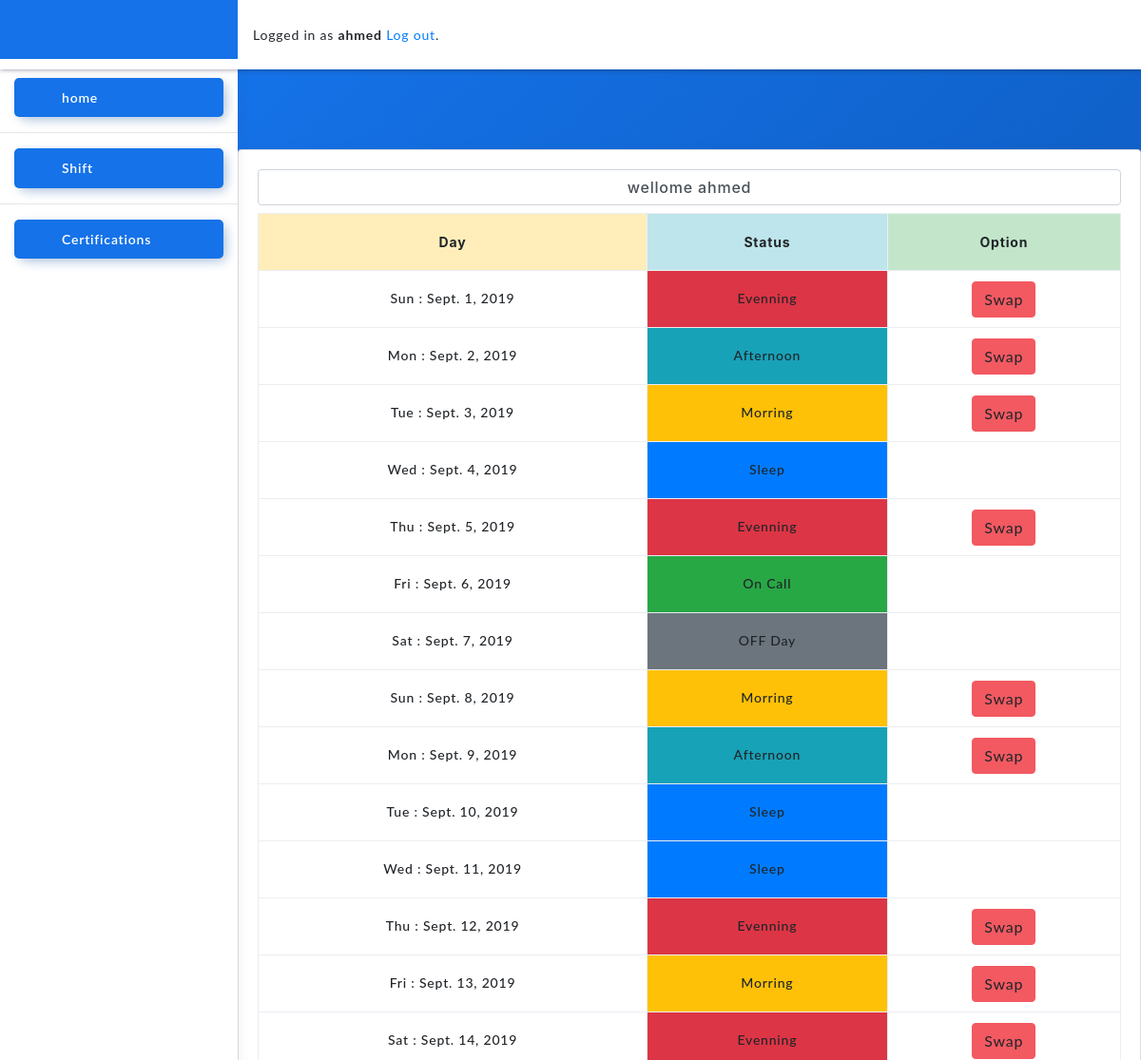
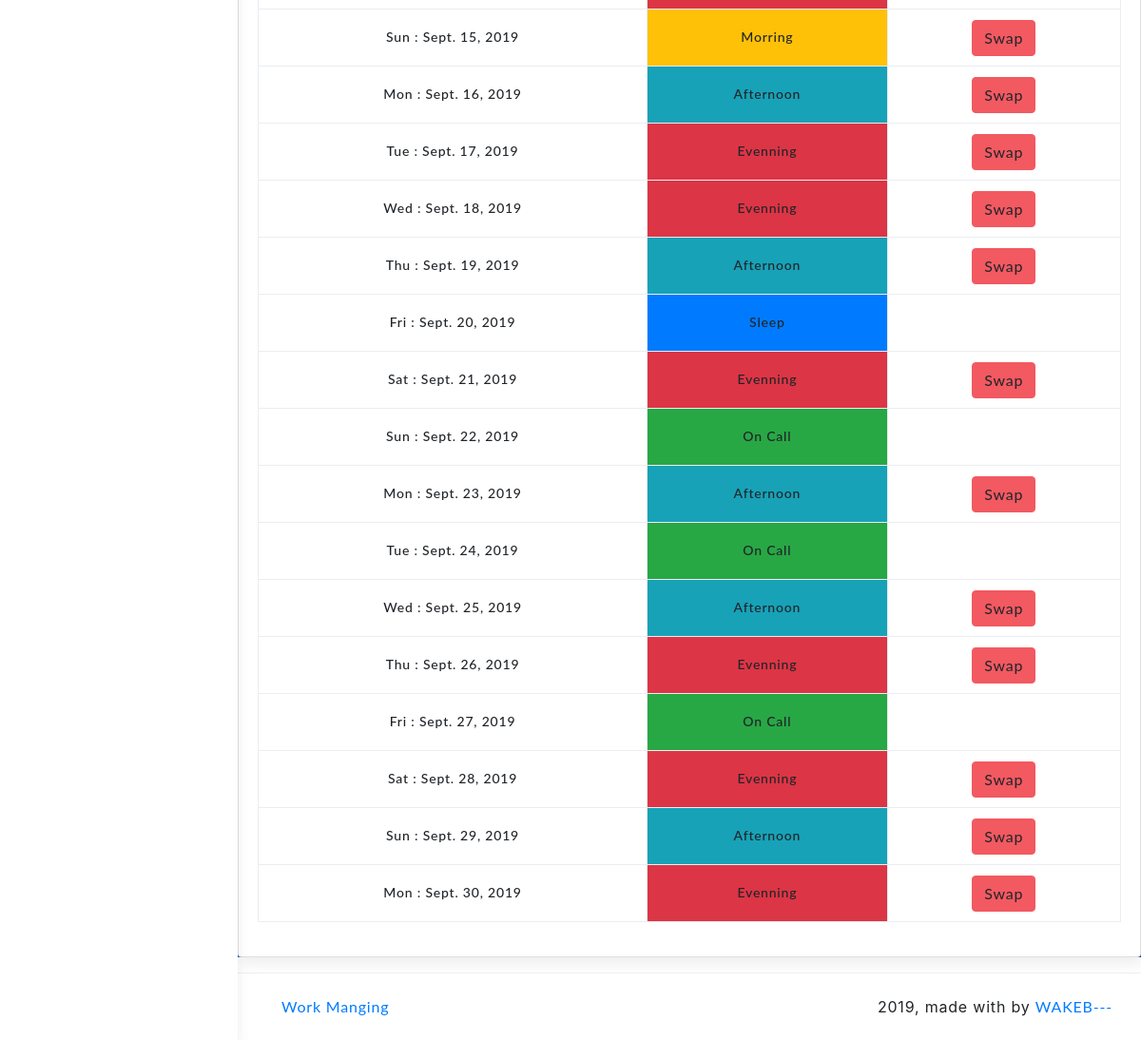
Page /employee/home (signed in) on the committed database (2 pictures, top to bottom).
### administration/models.py (models this page shows)
class User(AbstractUser):
    is_manager = models.BooleanField(default=False)
    is_empolyee = models.BooleanField(default=False)

class Employee(models.Model):
    user=models.OneToOneField(User,on_delete=models.CASCADE)
    level_tuple=(
        (1,'ِACC'),
        (2,'APP'),
        (3,'ACC supervisor'),
        (4,'APP supervisor'),
        (5,'Tower supervisor'),
    )
    level=models.IntegerField(
        default=1,
        choices=level_tuple
    )
    age=models.PositiveSmallIntegerField( default=20)
    fullName = models.CharField(max_length=150)
    phoneNumber = models.CharField(max_length=100)
    group=models.ForeignKey(Group,on_delete=models.CASCADE,related_name='employees',null=True )
    morring=models.IntegerField(default=0)
    afternoon=models.IntegerField(default=0)
    evening=models.IntegerField(default=0)
    def __str__(self):
        return self.user.username

class EmployeeStatus(models.Model):
    type_tuple = (
        (1, 'M'),
        (2, 'A'),
        (3, 'N'),
        (4, 'On Call'),
        (5, 'Sleap'),
        (6, 'OFF Day'),
    )
    day=models.DateField()
    type=models.IntegerField(
        choices=type_tuple,
        default=6
    )
    employee=models.ForeignKey(Employee,on_delete=models.CASCADE,related_name='cases')
    called=models.BooleanField(default=False)

### administration/views/Employee.py (the view)
# urls.py: path('home', Employee.Employee_Home, name='home'),
@login_required
@employee_required
def Employee_Home(request):
    year = date.today().year
    month = date.today().month
    data=[]
    month_range=calendar.monthrange(year,month)
    for i in range(month_range[1]):
        day = date(year, month, i + 1)
        if EmployeeStatus.objects.filter(employee=request.user.employee, day=day).count() == 0:
            emp_type = EmployeeStatus.objects.create(employee=request.user.employee, day=day)
        else:
            print("pppppppppppppppppppp")
            emp_type = EmployeeStatus.objects.get(employee=request.user.employee, day=day)
            print(emp_type)
        data.append({
            'day': day,
            'day_types': emp_type
        })
    return render(request,'work/employee/employee_home.html',{
            'data':data,
        })

### administration/templatetags/mytags.py (called while the page is built)
@register.filter
def typeConvert(value:int):
    switcher={
        1:'Morring',
        2:'Afternoon',
        3:'Evenning',
        4:'On Call',
        5:'Sleep',
        6:'OFF Day',
    }
    return switcher.get(value)

### administration/templates/work/employee/employee_home.html
{% extends 'base.html' %}
{% block content %}
    <h1 class="text-center table-success form form-control">wellome {{request.user.employee}}</h1>
    <table class="table table-hover table-bordered">
        <tr class="text-center">
            <th class="table-warning">Day</th>
            <th class="table-info">Status</th>
            <th class="table-success">Option</th>
        </tr>
      {% for ele in data %}
      <tr class="text-center h3 ">
          <td >
              {{ele.day|date:"D"}} : {{ele.day}}
          </td>
          {% load mytags %}
          {% if ele.day_types.type == 1%}
            <td class="bg-warning" >
          {% elif ele.day_types.type == 2 %}
            <td class="  bg-info">
          {% elif ele.day_types.type == 3 %}
          <td class="  bg-danger">
          {% elif ele.day_types.type == 4 %}
            <td class="  bg-success">
          {% elif ele.day_types.type == 5 %}
            <td class="  bg-primary">
          {% elif ele.day_types.type ==  6%}
            <td class=" bg-secondary">
          {% endif %}
                {{ele.day_types.type|typeConvert}}
            </td>
            <td>
                {% if ele.day_types.type == 1 or ele.day_types.type == 2 or ele.day_types.type == 3  %}
                    {% if ele.day_types.called %}
                    <p class="btn-warning"> Waiting Response </p>
                    {% else %}
                    <a class="btn btn-danger" href="{% url 'employee:swap' ele.day_types.pk %}">Swap</a>
                    {% endif %}
                {% endif %}
            </td>
      </tr>
      {% endfor %}
  </table>
{% endblock %}

### templates/base.html (shortened to what this page needs)
{% load static %}
<!DOCTYPE html>
<html lang="en">
  <head>
    <link rel="stylesheet" href="{% static 'assets/css/atlantis.min.css' %}" />
    <link
      rel="stylesheet"
      href="https://maxcdn.bootstrapcdn.com/bootstrap/4.0.0/css/bootstrap.min.css"
    />
    <link
      rel="stylesheet"
      type="text/css"
      href="{% static 'vendor/fontello-2f186091/css/fontello.css' %}"
    />
  </head>
  <body>
    <div class="wrapper">
      <div class="main-header">
        {% if user.is_authenticated %}
        <div class="logo-header" data-background-color="blue">
          <div class="nav-toggle">
            <button class="btn btn-toggle toggle-sidebar">
            </button>
          </div>
        </div>
        {% endif %}
        <nav class="navbar navbar-header navbar-expand-lg text-right">
          <div class=" text-right right">
            {% if user.is_authenticated %}
            <p class="pt-3">
              Logged in as <strong>{{ user.username }}</strong>
              <a href="{% url 'logout' %}">Log out</a>.
            </p>
            {% else %}
            <a href="{% url 'login' %}" class="btn btn-light" role="button"
              >Log in</a
            >
            {% endif %}
          </div>
        </nav>
      </div>
      {% if user.is_authenticated %} {% if user.is_manager %}
      <div class="sidebar sidebar-style-2">
        <div class="sidebar-wrapper scrollbar scrollbar-inner">
          <div class="sidebar-content">
            <ul class="nav nav-primary">
              <li class="nav-item active">
                <a href="{% url 'home' %}">
                  <i class="fas fa-home"></i>
                  <p>home</p>
                </a>
              </li>
              <hr />
              <li class="nav-item active">
                <a href="{% url 'signup' %}">
                  <i class="fas fa-address-book"></i>
                  <p>Employees</p>
                </a>
              </li>
              <hr />
              <li class="nav-item active">
                <a href="{% url 'manager:home_to' 1  %}">
                  <i class="fas fa-calendar-alt"></i>
                  <p>Shift</p>
                </a>
              </li>
              <hr />
              <li class="nav-item active">
                <a href="{% url 'manager:home_to' 2  %}">
                  <i class="fas fa-clock"></i>
                  <p>Work hours</p>
                </a>
              </li>
              <hr />
              <li class="nav-item active">
                <a href="{% url 'manager:reports' %}">
                  <i class="fas fa-clock"></i>
                  <p>Report</p>
                </a>
              </li>
            </ul>
          </div>
        </div>
      </div>
      {% else %}
      <div class="sidebar sidebar-style-2">
        <div class="sidebar-wrapper scrollbar scrollbar-inner">
          <div class="sidebar-content">
            <ul class="nav nav-primary">
              <li class="nav-item active">
                <a href="{% url 'employee:home_to' %}">
                  <p>home</p>
                </a>
              </li>
              <hr />
              <li class="nav-item active">
                <a href="{% url 'employee:home' %}">
                  <p>Shift</p>
                </a>
              </li>
              <hr />
              <li class="nav-item active">
                <a href="{% url 'employee:certification' %}">
                  <p>Certifications</p>
                </a>
              </li>
            </ul>
          </div>
        </div>
      </div>
      {% endif %} {% endif %}
      <div class="main-panel">
        <div class="container">
          <div class="panel-header bg-primary-gradient">
            <div class="page-inner py-5">
            </div>
            <div class="card mb-3">
              <div class="card-body">
                 {% block content %} {% endblock %}
              </div>
            </div>
          </div>
        </div>
        <footer class="footer">
          <div class="container-fluid">
            <nav class="pull-left">
              <ul class="nav">
                <li class="nav-item">
                  <a class="nav-link" href="#">
                    Work Manging
                  </a>
                </li>
              </ul>
            </nav>
            <div class="copyright ml-auto">
              2019, made with  by
              <a href="#">WAKEB---</a>
            </div>
          </div>
        </footer>
      </div>
    </div>
  </body>
</html>

### rows in the picture
User: username "ahmed", user.employee "ahmed"
EmployeeStatus: day "Sun", day "Sept. 1, 2019", day_types.type|typeConvert "Evenning", called "Swap"
EmployeeStatus: day "Mon", day "Sept. 2, 2019", day_types.type|typeConvert "Afternoon", called "Swap"
EmployeeStatus: day "Tue", day "Sept. 3, 2019", day_types.type|typeConvert "Morring", called "Swap"
EmployeeStatus: day "Wed", day "Sept. 4, 2019", day_types.type|typeConvert "Sleep"
EmployeeStatus: day "Thu", day "Sept. 5, 2019", day_types.type|typeConvert "Evenning", called "Swap"
EmployeeStatus: day "Fri", day "Sept. 6, 2019", day_types.type|typeConvert "On Call"
EmployeeStatus: day "Sat", day "Sept. 7, 2019", day_types.type|typeConvert "OFF Day"
EmployeeStatus: day "Sun", day "Sept. 8, 2019", day_types.type|typeConvert "Morring", called "Swap"
EmployeeStatus: day "Mon", day "Sept. 9, 2019", day_types.type|typeConvert "Afternoon", called "Swap"
EmployeeStatus: day "Tue", day "Sept. 10, 2019", day_types.type|typeConvert "Sleep"
EmployeeStatus: day "Wed", day "Sept. 11, 2019", day_types.type|typeConvert "Sleep"
EmployeeStatus: day "Thu", day "Sept. 12, 2019", day_types.type|typeConvert "Evenning", called "Swap"
EmployeeStatus: day "Fri", day "Sept. 13, 2019", day_types.type|typeConvert "Morring", called "Swap"
EmployeeStatus: day "Sat", day "Sept. 14, 2019", day_types.type|typeConvert "Evenning", called "Swap"
EmployeeStatus: day "Sun", day "Sept. 15, 2019", day_types.type|typeConvert "Morring", called "Swap"
EmployeeStatus: day "Mon", day "Sept. 16, 2019", day_types.type|typeConvert "Afternoon", called "Swap"
EmployeeStatus: day "Tue", day "Sept. 17, 2019", day_types.type|typeConvert "Evenning", called "Swap"
EmployeeStatus: day "Wed", day "Sept. 18, 2019", day_types.type|typeConvert "Evenning", called "Swap"
EmployeeStatus: day "Thu", day "Sept. 19, 2019", day_types.type|typeConvert "Afternoon", called "Swap"
EmployeeStatus: day "Fri", day "Sept. 20, 2019", day_types.type|typeConvert "Sleep"
EmployeeStatus: day "Sat", day "Sept. 21, 2019", day_types.type|typeConvert "Evenning", called "Swap"
EmployeeStatus: day "Sun", day "Sept. 22, 2019", day_types.type|typeConvert "On Call"
EmployeeStatus: day "Mon", day "Sept. 23, 2019", day_types.type|typeConvert "Afternoon", called "Swap"
EmployeeStatus: day "Tue", day "Sept. 24, 2019", day_types.type|typeConvert "On Call"
EmployeeStatus: day "Wed", day "Sept. 25, 2019", day_types.type|typeConvert "Afternoon", called "Swap"
EmployeeStatus: day "Thu", day "Sept. 26, 2019", day_types.type|typeConvert "Evenning", called "Swap"
